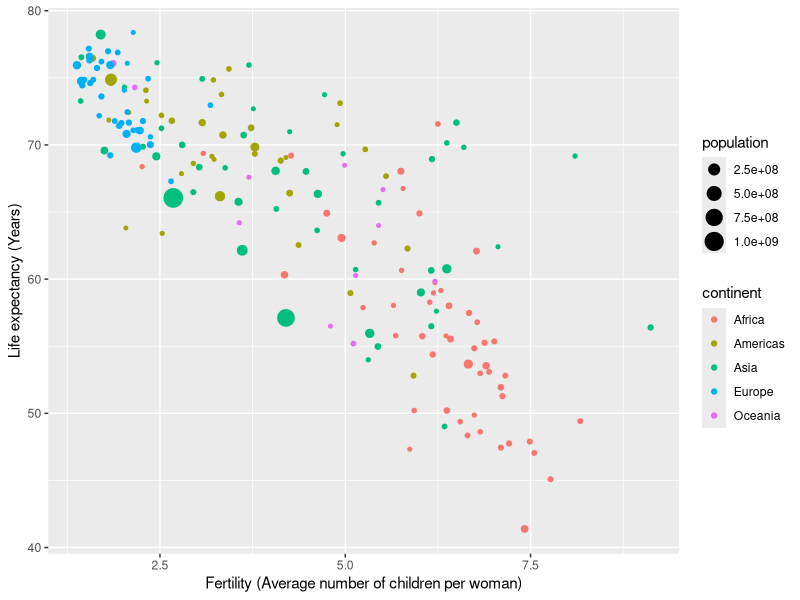
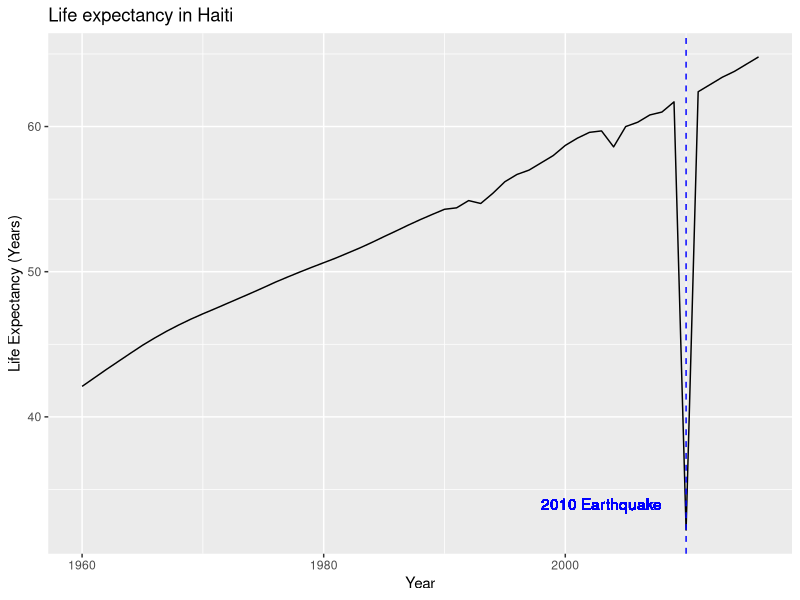
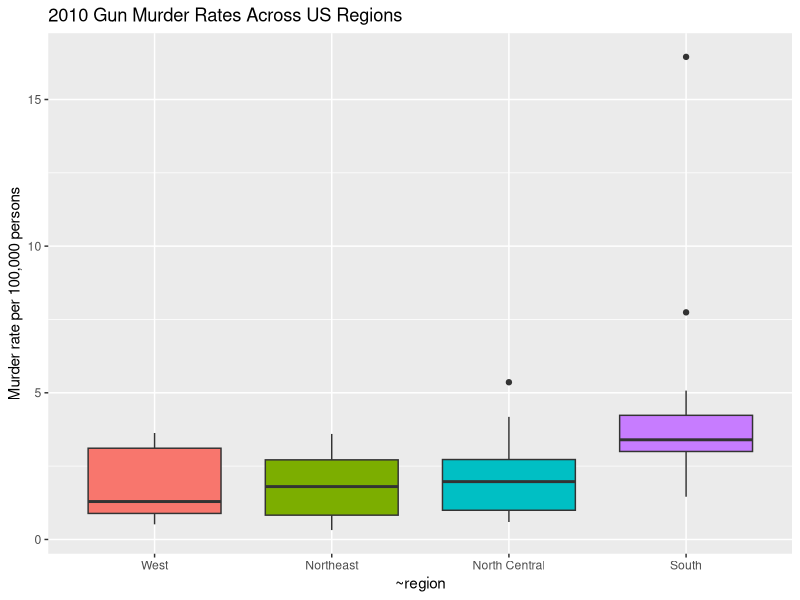
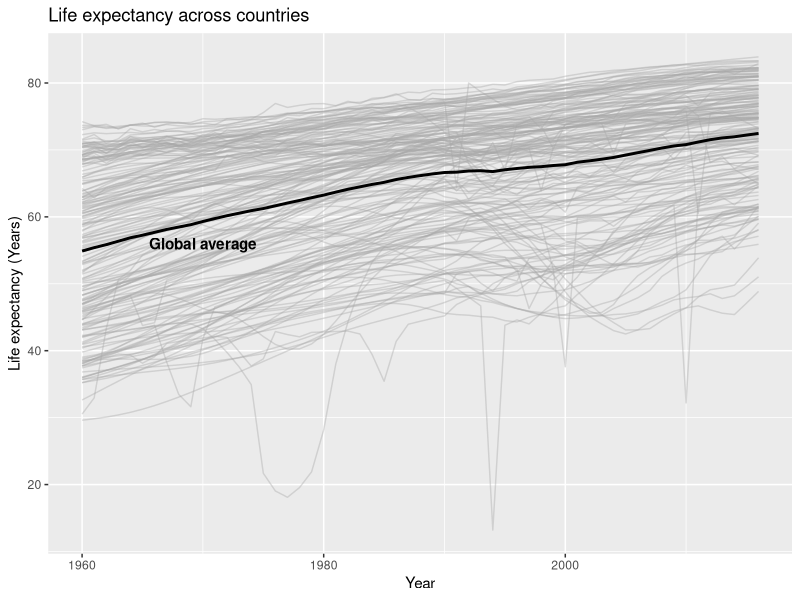
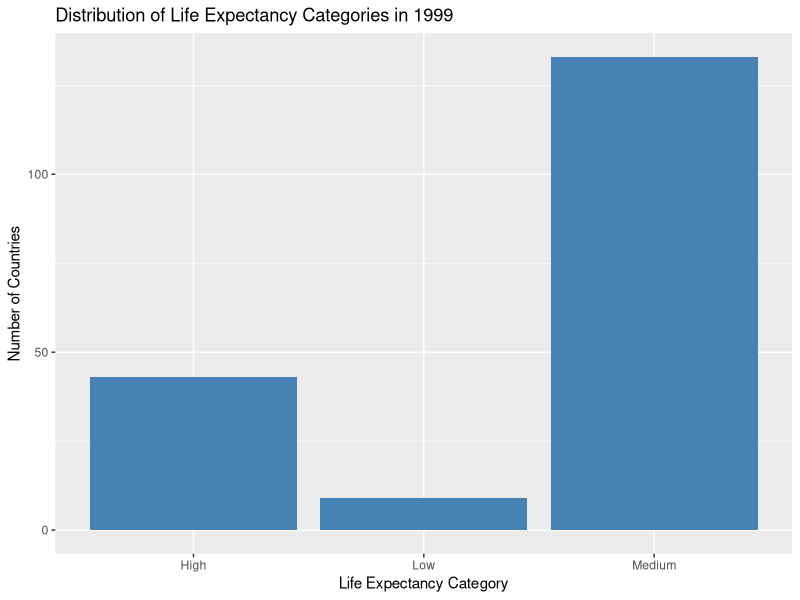
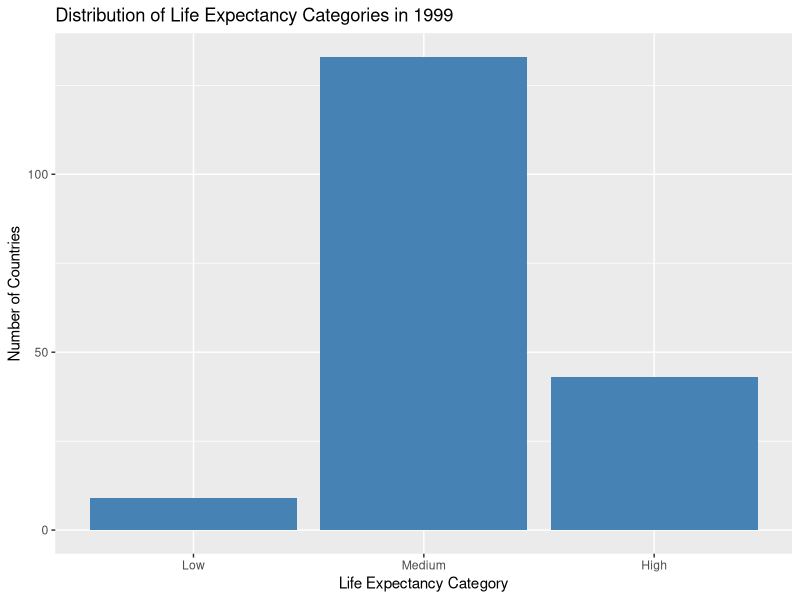
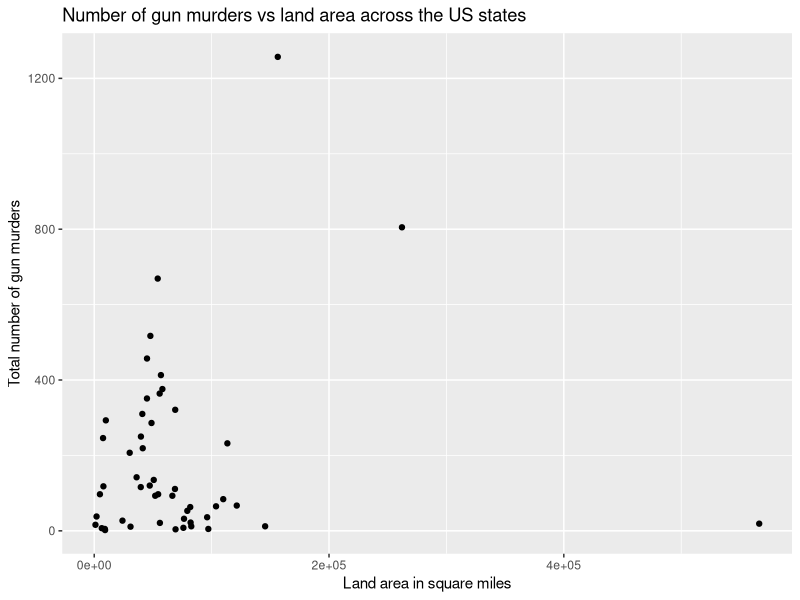
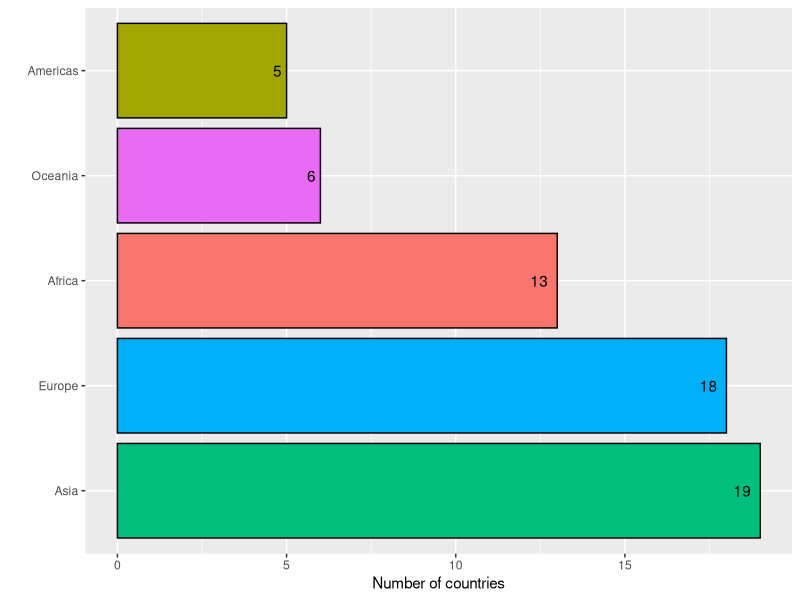

Recreate these plots in R, in order.
# Coding Question of the Day
# 9/26/2024
# Using the gapminder dataset, calculate the mean fertility rate by region for 
# the year 2015. Which 10 regions had the largest fertility rates that year?
# Assume there is no missing data. The following steps may be helpful.
# 1. Filter the data to only include the year 2015
# 2. Group by region
# 3. Calculate the average fertility rate for each region
# 4. Display the top 10 fertility rates (i.e., the 10 largest fertility rates)

library(dslabs)
library(dplyr)
data(gapminder)

region_fertility_rates <- gapminder %>%
  filter(year == 2015) %>%
  group_by(region) %>%
  summarise(avg_fertility_rate = mean(fertility)) %>%
  arrange(desc(avg_fertility_rate)) %>%
  top_n(10)

region_fertility_rates

# 10/01/2024
# Using the gapminder dataset, for the year 2000, add a column to the dataset 
# called `high_life_exp` that is equal to 1 if the life expectancy is above 
# 70 years of age and 0 otherwise. How many countries had a life expectancy 
# above 70 years in 2000? What percentage of countries included in the dataset 
# is this? Hint: it might be useful to use the ifelse function

library(dslabs)
library(dplyr)
data(gapminder)

gapminder_2000 <- gapminder %>%
  filter(year == 2000) %>%
  mutate(high_life_exp = ifelse(life_expectancy > 70, 1, 0))

# Sum the number of countries with life expectancy above 70
sum(gapminder_2000$high_life_exp)

# Percentage calculation
dim(gapminder_2000) # Show the number of countries in the dataset to get denominator

100/185 # 54%

# Another way to do the calculation
sum(gapminder_2000$high_life_exp) / length(gapminder_2000$high_life_exp)

#-------------------------------------------------------------------------------------------
# 10/03/2024
# Using the gapminder dataset and ggplot, for the year 1986, plot fertility on 
# the x-axis and life_expectancy on the y-axis. Color the points according to 
# continent, and make the size of the points correspond to the population of the 
# country. Update the x and y axis labels to be more informative. The arguments 
# color and size will be useful inside of ggplot. Note: you will most likely
# get ugly legends - don't worry about that right now. 

library(dslabs)
library(dplyr)
library(ggplot2)
data(gapminder)

gapminder %>% filter(year == 1986) %>%
  ggplot(aes(x = fertility, y = life_expectancy, color = continent, size = population)) +
  geom_point() +
  xlab("Fertility (Average number of children per woman)") +
  ylab("Life expectancy (Years)")


#-------------------------------------------------------------------------------------------
# 10/08/2024
# The dslabs package contains the us_contagious_disease dataset. This dataset 
# includes weekly reported counts data (cases) for seven diseases from 1928 to 
# 2011 for all 50 US states. Use this dataset and dplyr tools to create an 
# object called data that stores only the Measles data, includes a per 100,000 
# people rate, and removes Alaska and Hawaii since they only became states in 
# the late 1950s. Note there is a weeks_reporting column - take this into 
# account when calculating the rate. There are 52 weeks in a year.

library(dslabs)
library(dplyr)
data("us_contagious_diseases")

data <- us_contagious_diseases %>%
  filter(!state %in% c("Hawaii","Alaska"),
         disease == "Measles") %>%
  mutate(rate = (count / weeks_reporting) * 52 / (population / 100000))


#-------------------------------------------------------------------------------------------


# 10/10/2024
# Using the gapminder dataset, create a line graph of life_expectancy over time 
# for the country Haiti. Make sure to include informative axis labels and a title.
# There is a substantial decrease in life expectancy one year - look up the reason 
# for this if you don't know it already. Add text to your plot with geom_text 
# indicating the event that happened that year that had such a drastic impact on 
# life expectancy.

library(dslabs)
library(dplyr)
data("gapminder")

gapminder %>% filter(country == "Haiti") %>%
  ggplot(aes(year, life_expectancy)) +
  geom_line() +
  geom_vline(xintercept = 2010, lty = 2, color = "blue") +
  geom_text(aes(x = 2003, y = 34, label = "2010 Earthquake"), color = "blue") +
  xlab("Year") +
  ylab("Life Expectancy (Years)") +
  ggtitle("Life expectancy in Haiti")


#-------------------------------------------------------------------------------------------


# 10/15/2024

# Using the murders dataset, create a plot of murder rates per 100,000 with 4 boxplots next 
# to each other - one boxplot for each region. Order the boxplots by median rate
# (you will need the reorder function for this). Make sure the boxplots are
# different colors, the axes are informative, and you add a title. Remove the 
# legend by adding this layer to your plot: guides(fill = "none")

library(dslabs)
library(dplyr)
library(ggplot2)
data("murders")

murders %>% mutate(rate = total / population * 100000,
                   region = reorder(region, rate, FUN = median)) %>%
  ggplot(aes(x = region, y = rate, fill = region)) +
  geom_boxplot() +
  scale_x_discrete(aes(name = region)) +
  xlab("Region") +
  ylab("Murder rate per 100,000 persons") +
  ggtitle("2010 Gun Murder Rates Across US Regions") +
  guides(fill = "none") # removes legend since not needed here

  

#-------------------------------------------------------------------------------------------


# 10/17/2024

# Using the gapminder dataset, make a line graph of life expectancy over time.
# Include one line per country, and another line with the global average life
# expectancy. Be sure to label the global average line and to make it stick out
# among the country-specific lines. Use the code below to calculate the global
# average for each year.

# Hints: 
# 1. Use alpha to help make the global average line stick out.
# 2. Use 2 geom_line layers. 

library(dslabs)
library(dplyr)
library(ggplot2)
data("gapminder")

avg <- gapminder %>%
  group_by(year) %>%
  summarize(global_avg = mean(life_expectancy))

gapminder %>% 
  ggplot() +
  geom_line(aes(x = year, y = life_expectancy, group = country), color = 'darkgrey', alpha = 0.4) +
  geom_line(data = avg, mapping = aes(x = year, y = global_avg), linewidth = 1) +
  xlab("Year") +
  ylab("Life expectancy (Years)") +
  ggtitle("Life expectancy across countries") +
  annotate(geom = "text", x = 1970, y = 56, label = "Global average", fontface = "bold")
  #geom_text(x = 1980, y = 55, label = "Global Average")


# Heather was just curious :)
gapminder_94 <- gapminder %>% filter(year == "1994")
gapminder_94[which.min(gapminder_94$life_expectancy),] # Rwandan genocide

gapminder_77 <- gapminder %>% filter(year == "1977")
gapminder_77[which.min(gapminder_77$life_expectancy),] # Cambodian genocide



#-------------------------------------------------------------------------------

# 10/22/2024

# Using the gapminder dataset, create a categorical life expectancy variable
# and add it to the gapminder dataset. Call this variable life_expectancy_category
# and use the case_when function to create it. Life expectancy below 50 should be 
# labeled "Low", life expectancy greater than or equal to 50 and less than 75 
# should be labeled "Medium", and life expectancy greater than or equal to 75 
# should be labeled "High".

# Now, filter the dataset to only include observations from the year 1999, and 
# create a bar chart of the 3 life expectancy categories. 

# Bonus challenge: Reorder the bars so that they are in the order Low, Medium, High.
# You can use whatever function you prefer or find online that works. 


# Load necessary libraries
library(dplyr)
library(dslabs)
library(ggplot2)

# Load the gapminder dataset
data("gapminder")

# Use case_when to create a new variable 'life_expectancy_category'
gapminder <- gapminder %>%
  mutate(life_expectancy_category = case_when(
    life_expectancy < 50 ~ "Low",
    life_expectancy >= 50 & life_expectancy < 75 ~ "Medium",
    life_expectancy >= 75 ~ "High"
  ))

# View the first few rows of the dataset
head(gapminder)

# Filter the dataset to the year 2015 and create a bar chart of life expectancy
# (Here I'm using another way to set the x and y axis labels and the plot title)

gapminder %>% filter(year == 1999) %>%
  ggplot(aes(x = life_expectancy_category)) +
  geom_bar(fill = "steelblue") +
  labs(title = "Distribution of Life Expectancy Categories in 1999",
       x = "Life Expectancy Category",
       y = "Number of Countries")


# Bonus challenge: Reorder the bars so that they are in the order Low, Medium, High.
# I'm using the fct_relevel function from the forcats package. Install the package
# if you haven't already before loading it. 

# install.packages("forcats")
library(forcats)

gapminder %>% filter(year == 1999) %>%
  mutate(life_expectancy_category = factor(life_expectancy_category, levels = c("Low", "Medium", "High"))) %>% # another way to do it
  #mutate(life_expectancy_category = fct_relevel(life_expectancy_category, "Low", "Medium", "High")) %>%
  ggplot(aes(x = life_expectancy_category)) +
  geom_bar(fill = "steelblue") +
  labs(title = "Distribution of Life Expectancy Categories in 1999",
       x = "Life Expectancy Category",
       y = "Number of Countries")


#-------------------------------------------------------------------------------

# 10/24/2024

# Using the gapminder dataset, create a new data frame with only the country, 
# year, life_expectancy, and fertility columns. Use the pivot_longer() function 
# to reshape the dataset so that the life_expectancy and fertility columns are 
# combined into a single value column called "value". The column names should be
# stored in a new column called "health_indicator".

# Load necessary libraries
library(dslabs)
library(tidyr)
library(dplyr)

# Load the gapminder dataset
data("gapminder")

# Select only a few columns for simplicity
gapminder_subset <- gapminder %>%
  select(country, year, life_expectancy, fertility)

# Use pivot_longer to reshape the dataset
gapminder_long <- gapminder_subset %>%
  pivot_longer(cols = c(life_expectancy, fertility), 
               names_to = "health_indicator", 
               values_to = "value")

# View the reshaped data
head(gapminder_long)

#-------------------------------------------------------------------------------

# 10/29/2024

# Using the murders dataset from the dslabs package and the state.x77 dataset
# that is built in to R, make a scatterplot with the total number of gun murders
# (total) on the y-axis and land area in square miles (Area) on the x-axis. You
# will need to use the left_join function to join the state.x77 dataset to the 
# murders dataset using the state column. 

# Bonus challenge: are there any NAs in the merged dataset? How are they created?

# Load necessary libraries
library(dplyr)
library(dslabs)
library(ggplot2)
library(tidyr)

# Load the state.x77 dataset and convert to a data frame
data("state")
state_data <- as.data.frame(state.x77)

# Add the state names to the state.x77 dataset
state_data$state <- rownames(state_data)

head(state_data)

# Load the murders dataset from the dslabs package
data("murders")

# Use the left_join function to join the datasets by the state column
merged_data <- left_join(murders, state_data, by = "state")

# Plot area on x-axis and total number of murders on y-axis
merged_data %>% ggplot(aes(x = Area, y = total)) +
  geom_point() +
  labs(x = "Land area in square miles",
       y = "Total number of gun murders",
       title = "Number of gun murders vs land area across the US states")

# Bonus challenge
# Are there any NAs in the merged data set?
sum(is.na(merged_data)) # Yes, there are 8 NAs in the dataset

# Locate the row with NAs
merged_data[!complete.cases(merged_data),]

# All of the NAs are in the District of Columbia row. All of the values from the
# state.x77 dataset are missing. This means that the state.x77 dataset did not
# contain a row for District of Columbia, which resulted in NA values when 
# joined to the murders dataset.

#-------------------------------------------------------------------------------

# 10/31/2024

# Using the gapminder dataset, first remove all rows with missing gdp data 
# (code included below). Then, create 2 separate data frames: one containing 
# data just from the year 1975 and one containing data just from the year 1995. 
# Then create one dataset containing data about countries that appear in both 
# the 1975 and 1995 datasets, and one dataset containing data from countries 
# that only appear in the 1995 dataset.

# Bonus challenge: Create a bar plot summarizing the number of countries on 
# each continent that are in the dataset containing data about countries that 
# only appear in the 1995 dataset.

library(dplyr)
library(dslabs)
library(ggplot2)
library(tidyr)

data("gapminder")

# Drop all rows with NA (missing data) for gdp
gapminder <- gapminder %>% drop_na(gdp)

# Create a dataset with data just from the year 1975
gapminder_1975 <- gapminder %>% filter(year == "1975")

# Create a dataset with data just from the year 1995
gapminder_1995 <- gapminder %>% filter(year == "1995")

# Check how many rows are in each dataset
dim(gapminder_1975)
dim(gapminder_1995)

# Use the inner_join function to keep data for countries common to both datasets
common_to_both <- inner_join(gapminder_1975, gapminder_1995, by = "country")
head(common_to_both)

# Use the anti_join function to keep data for countries that appear in the 1995
# dataset, but not the 1975 dataset
just_in_1995 <- anti_join(gapminder_1995, gapminder_1975, by = "country")
head(just_in_1995)

# Bonus challenge: Create a bar plot summarizing the number of countries on 
# each continent that are in the dataset we created using the anti_join function 

just_in_1995 %>% ggplot(aes(x = fct_infreq(continent), fill = continent)) + # The fct_infreq function acts like the reorder function and reorders according to how many countries are on each continent
  geom_bar(color = "black") +
  labs(x = "", y = "Number of countries") +
  coord_flip() + # Flip the x and y axes so the continent names are on the y axis and easier to read
  guides(fill = "none") + # Remove the legend since it isn't needed
  geom_text(aes(label = after_stat(count)), stat = "count", hjust = 1.5) # add number of countries at the end of each bar for easier/faster interpretation
